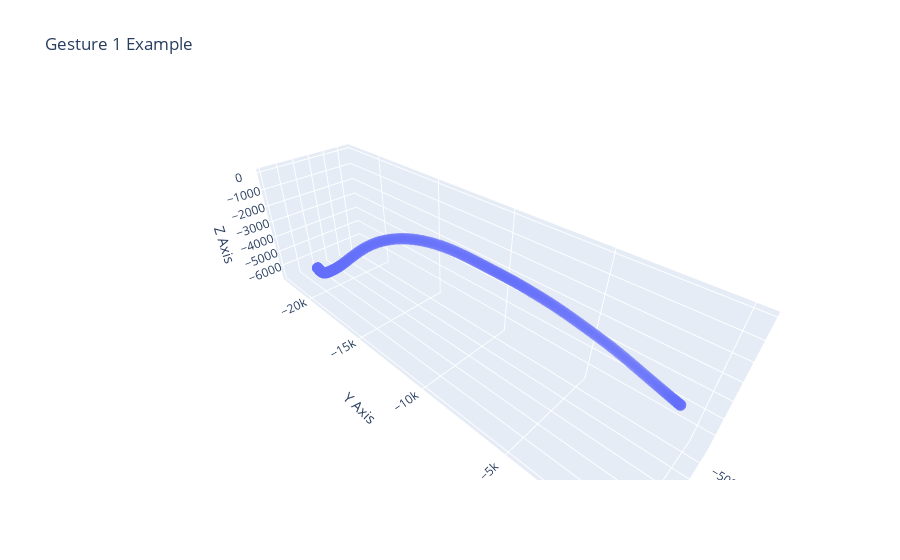

Notebook code cell kept with this figure:
### Markdown cell above
## Plotly Plot

### Code cell
fig1=px.scatter_3d(x=x_1.T.cumsum().iloc[:, 0], y=y_1.T.cumsum().iloc[:, 0], z=z_1.T.cumsum().iloc[:, 0],
             labels=dict(x="X Axis", y="Y Axis", z="Z Axis"), title="Gesture 1 Example")
fig1.update_traces(marker=dict(size=4,opacity=0.4))

### Figure 1 — Plotly figure (JSON) as saved in the notebook; plotly's stock layout.template omitted (floating-point values rounded to 4 significant figures; data arrays with more than 128 entries replaced by an {"elided": "..."} marker saying what was removed)
{"data": [{"hovertemplate": "X Axis=%{x}<br>Y Axis=%{y}<br>Z Axis=%{z}<extra></extra>", "legendgroup": "", "marker": {"color": "#636efa", "opacity": 0.4, "size": 4, "symbol": "circle"}, "mode": "markers", "name": "", "scene": "scene", "showlegend": false, "type": "scatter3d", "x": {"elided": "315 float values"}, "y": {"elided": "315 float values"}, "z": {"elided": "315 float values"}}], "layout": {"legend": {"tracegroupgap": 0}, "scene": {"domain": {"x": [0, 1], "y": [0, 1]}, "xaxis": {"title": {"text": "X Axis"}}, "yaxis": {"title": {"text": "Y Axis"}}, "zaxis": {"title": {"text": "Z Axis"}}}, "title": {"text": "Gesture 1 Example"}}}
